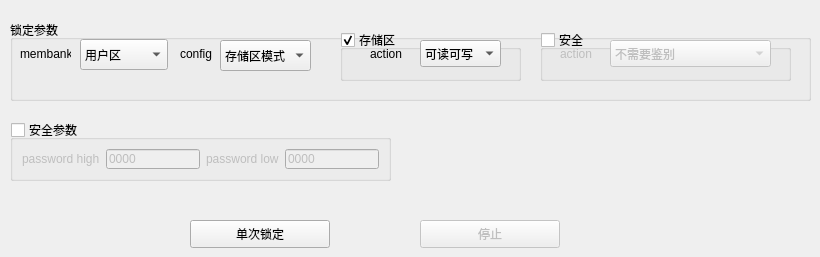
        <widget class="QWidget" name="page_22">
         <widget class="QGroupBox" name="lockAccessBox">
          <property name="enabled">
           <bool>true</bool>
          </property>
          <property name="geometry">
           <rect>
            <x>10</x>
            <y>120</y>
            <width>381</width>
            <height>61</height>
           </rect>
          </property>
          <property name="title">
           <string>安全参数</string>
          </property>
          <property name="checkable">
           <bool>true</bool>
          </property>
          <property name="checked">
           <bool>false</bool>
          </property>
          <layout class="QHBoxLayout" name="horizontalLayout_22">
           <item>
            <widget class="QLabel" name="label_152">
             <property name="text">
              <string>password high</string>
             </property>
            </widget>
           </item>
           <item>
            <widget class="QLineEdit" name="lockPasswordHigh">
             <property name="text">
              <string>0000</string>
             </property>
            </widget>
           </item>
           <item>
            <widget class="QLabel" name="label_153">
             <property name="text">
              <string>password low</string>
             </property>
            </widget>
           </item>
           <item>
            <widget class="QLineEdit" name="lockPasswordLow">
             <property name="text">
              <string>0000</string>
             </property>
            </widget>
           </item>
          </layout>
         </widget>
         <widget class="QPushButton" name="lockStopButton">
          <property name="enabled">
           <bool>false</bool>
          </property>
          <property name="geometry">
           <rect>
            <x>420</x>
            <y>220</y>
            <width>140</width>
            <height>28</height>
           </rect>
          </property>
          <property name="text">
           <string>停止</string>
          </property>
         </widget>
         <widget class="QGroupBox" name="groupBox_40">
          <property name="enabled">
           <bool>true</bool>
          </property>
          <property name="geometry">
           <rect>
            <x>10</x>
            <y>20</y>
            <width>801</width>
            <height>81</height>
           </rect>
          </property>
          <property name="title">
           <string>锁定参数</string>
          </property>
          <property name="checkable">
           <bool>false</bool>
          </property>
          <property name="checked">
           <bool>false</bool>
          </property>
          <widget class="QGroupBox" name="mbLockBox">
           <property name="geometry">
            <rect>
             <x>330</x>
             <y>10</y>
             <width>181</width>
             <height>51</height>
            </rect>
           </property>
           <property name="title">
            <string>存储区</string>
           </property>
           <property name="checkable">
            <bool>true</bool>
           </property>
           <widget class="QLabel" name="label_156">
            <property name="geometry">
             <rect>
              <x>30</x>
              <y>10</y>
              <width>41</width>
              <height>27</height>
             </rect>
            </property>
            <property name="text">
             <string>action</string>
            </property>
           </widget>
           <widget class="QComboBox" name="gbLockMbAction">
            <property name="geometry">
             <rect>
              <x>80</x>
              <y>10</y>
              <width>81</width>
              <height>27</height>
             </rect>
            </property>
            <property name="sizePolicy">
             <sizepolicy hsizetype="Preferred" vsizetype="Preferred">
              <horstretch>0</horstretch>
              <verstretch>0</verstretch>
             </sizepolicy>
            </property>
            <property name="currentIndex">
             <number>0</number>
            </property>
            <property name="modelColumn">
             <number>0</number>
            </property>
            <item>
             <property name="text">
              <string>可读可写</string>
             </property>
            </item>
            <item>
             <property name="text">
              <string>可读不可写</string>
             </property>
            </item>
            <item>
             <property name="text">
              <string>可写不可读</string>
             </property>
            </item>
            <item>
             <property name="text">
              <string>不可读不可写</string>
             </property>
            </item>
           </widget>
          </widget>
          <widget class="QLabel" name="label_154">
           <property name="geometry">
            <rect>
             <x>10</x>
             <y>20</y>
             <width>51</width>
             <height>27</height>
            </rect>
           </property>
           <property name="text">
            <string>membank</string>
           </property>
          </widget>
          <widget class="QComboBox" name="gbLockMembank">
           <property name="geometry">
            <rect>
             <x>70</x>
             <y>19</y>
             <width>88</width>
             <height>31</height>
            </rect>
           </property>
           <property name="currentIndex">
            <number>3</number>
           </property>
           <property name="modelColumn">
            <number>0</number>
           </property>
           <item>
            <property name="text">
             <string>信息区</string>
            </property>
           </item>
           <item>
            <property name="text">
             <string>编码区</string>
            </property>
           </item>
           <item>
            <property name="text">
             <string>安全区</string>
            </property>
           </item>
           <item>
            <property name="text">
             <string>用户区</string>
            </property>
           </item>
          </widget>
          <widget class="QLabel" name="label_155">
           <property name="geometry">
            <rect>
             <x>170</x>
             <y>20</y>
             <width>41</width>
             <height>27</height>
            </rect>
           </property>
           <property name="text">
            <string>config</string>
           </property>
          </widget>
          <widget class="QComboBox" name="gbLockConfig">
           <property name="geometry">
            <rect>
             <x>210</x>
             <y>20</y>
             <width>91</width>
             <height>31</height>
            </rect>
           </property>
           <property name="sizePolicy">
            <sizepolicy hsizetype="Preferred" vsizetype="Preferred">
             <horstretch>0</horstretch>
             <verstretch>0</verstretch>
            </sizepolicy>
           </property>
           <property name="currentIndex">
            <number>0</number>
           </property>
           <property name="modelColumn">
            <number>0</number>
           </property>
           <item>
            <property name="text">
             <string>存储区模式</string>
            </property>
           </item>
           <item>
            <property name="text">
             <string>安全模式</string>
            </property>
           </item>
          </widget>
          <widget class="QGroupBox" name="safeLockBox">
           <property name="geometry">
            <rect>
             <x>530</x>
             <y>10</y>
             <width>251</width>
             <height>51</height>
            </rect>
           </property>
           <property name="title">
            <string>安全</string>
           </property>
           <property name="checkable">
            <bool>true</bool>
           </property>
           <property name="checked">
            <bool>false</bool>
           </property>
           <widget class="QLabel" name="label_171">
            <property name="geometry">
             <rect>
              <x>20</x>
              <y>10</y>
              <width>41</width>
              <height>27</height>
             </rect>
            </property>
            <property name="text">
             <string>action</string>
            </property>
           </widget>
           <widget class="QComboBox" name="gbLockSafeAction">
            <property name="geometry">
             <rect>
              <x>70</x>
              <y>10</y>
              <width>161</width>
              <height>27</height>
             </rect>
            </property>
            <property name="sizePolicy">
             <sizepolicy hsizetype="Preferred" vsizetype="Preferred">
              <horstretch>0</horstretch>
              <verstretch>0</verstretch>
             </sizepolicy>
            </property>
            <property name="currentIndex">
             <number>0</number>
            </property>
            <property name="modelColumn">
             <number>0</number>
            </property>
            <item>
             <property name="text">
              <string>不需要鉴别</string>
             </property>
            </item>
            <item>
             <property name="text">
              <string>需要鉴别，不需要安全通信</string>
             </property>
            </item>
            <item>
             <property name="text">
              <string>需要鉴别，需要安全通信</string>
             </property>
            </item>
           </widget>
          </widget>
         </widget>
         <widget class="QPushButton" name="lockOnceButton">
          <property name="geometry">
           <rect>
            <x>190</x>
            <y>220</y>
            <width>140</width>
            <height>28</height>
           </rect>
          </property>
          <property name="text">
           <string>单次锁定</string>
          </property>
         </widget>
        </widget>
